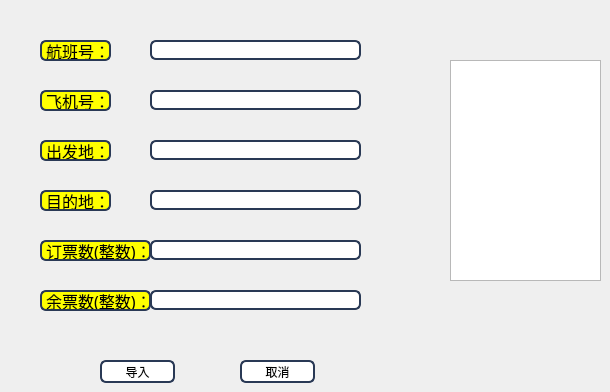
         <widget class="QWidget" name="tab_62">
          <attribute name="title">
           <string>手动导入</string>
          </attribute>
          <widget class="QLabel" name="label_28">
           <property name="geometry">
            <rect>
             <x>40</x>
             <y>40</y>
             <width>71</width>
             <height>21</height>
            </rect>
           </property>
           <property name="font">
            <font>
             <family>微软雅黑</family>
             <pointsize>12</pointsize>
            </font>
           </property>
           <property name="styleSheet">
            <string notr="true">border: 2px solid rgb(41,57,85);
border-radius:6px;
background:yellow;
selection-background-color:green;</string>
           </property>
           <property name="text">
            <string>航班号：</string>
           </property>
          </widget>
          <widget class="QLabel" name="label_29">
           <property name="geometry">
            <rect>
             <x>40</x>
             <y>90</y>
             <width>71</width>
             <height>21</height>
            </rect>
           </property>
           <property name="font">
            <font>
             <family>微软雅黑</family>
             <pointsize>12</pointsize>
            </font>
           </property>
           <property name="styleSheet">
            <string notr="true">border: 2px solid rgb(41,57,85);
border-radius:6px;
background:yellow;
selection-background-color:green;</string>
           </property>
           <property name="text">
            <string>飞机号：</string>
           </property>
          </widget>
          <widget class="QLabel" name="label_30">
           <property name="geometry">
            <rect>
             <x>40</x>
             <y>140</y>
             <width>71</width>
             <height>21</height>
            </rect>
           </property>
           <property name="font">
            <font>
             <family>微软雅黑</family>
             <pointsize>12</pointsize>
            </font>
           </property>
           <property name="styleSheet">
            <string notr="true">border: 2px solid rgb(41,57,85);
border-radius:6px;
background:yellow;
selection-background-color:green;</string>
           </property>
           <property name="text">
            <string>出发地：</string>
           </property>
          </widget>
          <widget class="QLabel" name="label_31">
           <property name="geometry">
            <rect>
             <x>40</x>
             <y>190</y>
             <width>71</width>
             <height>21</height>
            </rect>
           </property>
           <property name="font">
            <font>
             <family>微软雅黑</family>
             <pointsize>12</pointsize>
            </font>
           </property>
           <property name="styleSheet">
            <string notr="true">border: 2px solid rgb(41,57,85);
border-radius:6px;
background:yellow;
selection-background-color:green;</string>
           </property>
           <property name="text">
            <string>目的地：</string>
           </property>
          </widget>
          <widget class="QLabel" name="label_32">
           <property name="geometry">
            <rect>
             <x>40</x>
             <y>240</y>
             <width>111</width>
             <height>21</height>
            </rect>
           </property>
           <property name="font">
            <font>
             <family>微软雅黑</family>
             <pointsize>12</pointsize>
            </font>
           </property>
           <property name="styleSheet">
            <string notr="true">border: 2px solid rgb(41,57,85);
border-radius:6px;
background:yellow;
selection-background-color:green;</string>
           </property>
           <property name="text">
            <string>订票数(整数)：</string>
           </property>
          </widget>
          <widget class="QLabel" name="label_33">
           <property name="geometry">
            <rect>
             <x>40</x>
             <y>290</y>
             <width>111</width>
             <height>21</height>
            </rect>
           </property>
           <property name="font">
            <font>
             <family>微软雅黑</family>
             <pointsize>12</pointsize>
            </font>
           </property>
           <property name="styleSheet">
            <string notr="true">border: 2px solid rgb(41,57,85);
border-radius:6px;
background:yellow;
selection-background-color:green;</string>
           </property>
           <property name="text">
            <string>余票数(整数)：</string>
           </property>
          </widget>
          <widget class="QLineEdit" name="lineEdit_27">
           <property name="geometry">
            <rect>
             <x>150</x>
             <y>40</y>
             <width>211</width>
             <height>20</height>
            </rect>
           </property>
           <property name="font">
            <font>
             <family>微软雅黑</family>
             <pointsize>10</pointsize>
            </font>
           </property>
           <property name="styleSheet">
            <string notr="true">border: 2px solid rgb(41,57,85);
border-radius:6px;
background:white;
selection-background-color:green;</string>
           </property>
          </widget>
          <widget class="QLineEdit" name="lineEdit_28">
           <property name="geometry">
            <rect>
             <x>150</x>
             <y>90</y>
             <width>211</width>
             <height>20</height>
            </rect>
           </property>
           <property name="font">
            <font>
             <family>微软雅黑</family>
             <pointsize>10</pointsize>
            </font>
           </property>
           <property name="styleSheet">
            <string notr="true">border: 2px solid rgb(41,57,85);
border-radius:6px;
background:white;
selection-background-color:green;</string>
           </property>
          </widget>
          <widget class="QLineEdit" name="lineEdit_29">
           <property name="geometry">
            <rect>
             <x>150</x>
             <y>140</y>
             <width>211</width>
             <height>20</height>
            </rect>
           </property>
           <property name="font">
            <font>
             <family>微软雅黑</family>
             <pointsize>10</pointsize>
            </font>
           </property>
           <property name="styleSheet">
            <string notr="true">border: 2px solid rgb(41,57,85);
border-radius:6px;
background:white;
selection-background-color:green;</string>
           </property>
          </widget>
          <widget class="QLineEdit" name="lineEdit_30">
           <property name="geometry">
            <rect>
             <x>150</x>
             <y>190</y>
             <width>211</width>
             <height>20</height>
            </rect>
           </property>
           <property name="font">
            <font>
             <family>微软雅黑</family>
             <pointsize>10</pointsize>
            </font>
           </property>
           <property name="styleSheet">
            <string notr="true">border: 2px solid rgb(41,57,85);
border-radius:6px;
background:white;
selection-background-color:green;</string>
           </property>
          </widget>
          <widget class="QLineEdit" name="lineEdit_31">
           <property name="geometry">
            <rect>
             <x>150</x>
             <y>240</y>
             <width>211</width>
             <height>20</height>
            </rect>
           </property>
           <property name="font">
            <font>
             <family>微软雅黑</family>
             <pointsize>10</pointsize>
            </font>
           </property>
           <property name="styleSheet">
            <string notr="true">border: 2px solid rgb(41,57,85);
border-radius:6px;
background:white;
selection-background-color:green;</string>
           </property>
           <property name="text">
            <string/>
           </property>
          </widget>
          <widget class="QLineEdit" name="lineEdit_32">
           <property name="geometry">
            <rect>
             <x>150</x>
             <y>290</y>
             <width>211</width>
             <height>20</height>
            </rect>
           </property>
           <property name="font">
            <font>
             <family>微软雅黑</family>
             <pointsize>10</pointsize>
            </font>
           </property>
           <property name="styleSheet">
            <string notr="true">border: 2px solid rgb(41,57,85);
border-radius:6px;
background:white;
selection-background-color:green;</string>
           </property>
          </widget>
          <widget class="QPushButton" name="pushButton_38">
           <property name="geometry">
            <rect>
             <x>100</x>
             <y>360</y>
             <width>75</width>
             <height>23</height>
            </rect>
           </property>
           <property name="styleSheet">
            <string notr="true">border: 2px solid rgb(41,57,85);
border-radius:6px;
background:white;
selection-background-color:green;</string>
           </property>
           <property name="text">
            <string>导入</string>
           </property>
          </widget>
          <widget class="QPushButton" name="pushButton_39">
           <property name="geometry">
            <rect>
             <x>240</x>
             <y>360</y>
             <width>75</width>
             <height>23</height>
            </rect>
           </property>
           <property name="styleSheet">
            <string notr="true">border: 2px solid rgb(41,57,85);
border-radius:6px;
background:white;
selection-background-color:green;</string>
           </property>
           <property name="text">
            <string>取消</string>
           </property>
          </widget>
          <widget class="QGraphicsView" name="graphicsView_12">
           <property name="geometry">
            <rect>
             <x>450</x>
             <y>60</y>
             <width>151</width>
             <height>221</height>
            </rect>
           </property>
           <property name="styleSheet">
            <string notr="true">border-image: url(:/photo/snap2018-05-21-16-52-17.png);</string>
           </property>
          </widget>
         </widget>
